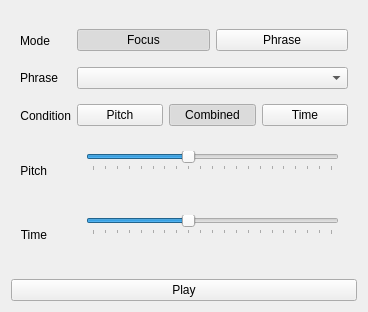
<?xml version="1.0" encoding="UTF-8"?>
<ui version="4.0">
 <class>Form</class>
 <widget class="QWidget" name="Form">
  <property name="geometry">
   <rect>
    <x>0</x>
    <y>0</y>
    <width>368</width>
    <height>312</height>
   </rect>
  </property>
  <property name="windowTitle">
   <string>MBOPP</string>
  </property>
  <layout class="QVBoxLayout" name="verticalLayout">
   <item>
    <widget class="QWidget" name="widget_2" native="true">
     <layout class="QFormLayout" name="formLayout_2">
      <item row="2" column="0">
       <widget class="QLabel" name="label">
        <property name="sizePolicy">
         <sizepolicy hsizetype="MinimumExpanding" vsizetype="MinimumExpanding">
          <horstretch>0</horstretch>
          <verstretch>0</verstretch>
         </sizepolicy>
        </property>
        <property name="text">
         <string>Phrase</string>
        </property>
        <property name="alignment">
         <set>Qt::AlignRight|Qt::AlignTrailing|Qt::AlignVCenter</set>
        </property>
       </widget>
      </item>
      <item row="2" column="1">
       <widget class="QComboBox" name="phraseSelector">
        <property name="sizePolicy">
         <sizepolicy hsizetype="MinimumExpanding" vsizetype="Fixed">
          <horstretch>0</horstretch>
          <verstretch>0</verstretch>
         </sizepolicy>
        </property>
       </widget>
      </item>
      <item row="4" column="0">
       <widget class="QLabel" name="label_2">
        <property name="sizePolicy">
         <sizepolicy hsizetype="MinimumExpanding" vsizetype="MinimumExpanding">
          <horstretch>0</horstretch>
          <verstretch>0</verstretch>
         </sizepolicy>
        </property>
        <property name="text">
         <string>Pitch</string>
        </property>
        <property name="alignment">
         <set>Qt::AlignRight|Qt::AlignTrailing|Qt::AlignVCenter</set>
        </property>
       </widget>
      </item>
      <item row="4" column="1">
       <widget class="QWidget" name="widget_3" native="true">
        <layout class="QVBoxLayout" name="verticalLayout_2">
         <item>
          <widget class="QSlider" name="pitchSlider">
           <property name="maximum">
            <number>100</number>
           </property>
           <property name="singleStep">
            <number>5</number>
           </property>
           <property name="value">
            <number>40</number>
           </property>
           <property name="orientation">
            <enum>Qt::Horizontal</enum>
           </property>
           <property name="invertedAppearance">
            <bool>false</bool>
           </property>
           <property name="tickPosition">
            <enum>QSlider::TicksBelow</enum>
           </property>
           <property name="tickInterval">
            <number>5</number>
           </property>
          </widget>
         </item>
         <item>
          <widget class="QLabel" name="pitchValueLabel">
           <property name="sizePolicy">
            <sizepolicy hsizetype="MinimumExpanding" vsizetype="Preferred">
             <horstretch>0</horstretch>
             <verstretch>0</verstretch>
            </sizepolicy>
           </property>
           <property name="text">
            <string/>
           </property>
           <property name="alignment">
            <set>Qt::AlignCenter</set>
           </property>
          </widget>
         </item>
        </layout>
       </widget>
      </item>
      <item row="5" column="0">
       <widget class="QLabel" name="label_3">
        <property name="sizePolicy">
         <sizepolicy hsizetype="MinimumExpanding" vsizetype="MinimumExpanding">
          <horstretch>0</horstretch>
          <verstretch>0</verstretch>
         </sizepolicy>
        </property>
        <property name="text">
         <string>Time</string>
        </property>
        <property name="alignment">
         <set>Qt::AlignRight|Qt::AlignTrailing|Qt::AlignVCenter</set>
        </property>
       </widget>
      </item>
      <item row="5" column="1">
       <widget class="QWidget" name="widget_4" native="true">
        <layout class="QVBoxLayout" name="verticalLayout_3">
         <item>
          <widget class="QSlider" name="timeSlider">
           <property name="maximum">
            <number>100</number>
           </property>
           <property name="singleStep">
            <number>5</number>
           </property>
           <property name="value">
            <number>40</number>
           </property>
           <property name="orientation">
            <enum>Qt::Horizontal</enum>
           </property>
           <property name="tickPosition">
            <enum>QSlider::TicksBelow</enum>
           </property>
           <property name="tickInterval">
            <number>5</number>
           </property>
          </widget>
         </item>
         <item>
          <widget class="QLabel" name="timeValueLabel">
           <property name="sizePolicy">
            <sizepolicy hsizetype="MinimumExpanding" vsizetype="Preferred">
             <horstretch>0</horstretch>
             <verstretch>0</verstretch>
            </sizepolicy>
           </property>
           <property name="text">
            <string/>
           </property>
           <property name="alignment">
            <set>Qt::AlignCenter</set>
           </property>
          </widget>
         </item>
        </layout>
       </widget>
      </item>
      <item row="0" column="1">
       <widget class="QWidget" name="widget_5" native="true">
        <property name="sizePolicy">
         <sizepolicy hsizetype="MinimumExpanding" vsizetype="Preferred">
          <horstretch>0</horstretch>
          <verstretch>0</verstretch>
         </sizepolicy>
        </property>
        <layout class="QHBoxLayout" name="horizontalLayout">
         <property name="leftMargin">
          <number>0</number>
         </property>
         <property name="topMargin">
          <number>0</number>
         </property>
         <property name="rightMargin">
          <number>0</number>
         </property>
         <property name="bottomMargin">
          <number>0</number>
         </property>
         <item>
          <widget class="QPushButton" name="focusButton">
           <property name="text">
            <string>Focus</string>
           </property>
           <property name="checkable">
            <bool>true</bool>
           </property>
           <property name="checked">
            <bool>true</bool>
           </property>
           <property name="autoExclusive">
            <bool>true</bool>
           </property>
          </widget>
         </item>
         <item>
          <widget class="QPushButton" name="phraseButton">
           <property name="text">
            <string>Phrase</string>
           </property>
           <property name="checkable">
            <bool>true</bool>
           </property>
           <property name="autoExclusive">
            <bool>true</bool>
           </property>
          </widget>
         </item>
        </layout>
       </widget>
      </item>
      <item row="3" column="1">
       <widget class="QWidget" name="widget" native="true">
        <property name="sizePolicy">
         <sizepolicy hsizetype="MinimumExpanding" vsizetype="Preferred">
          <horstretch>0</horstretch>
          <verstretch>0</verstretch>
         </sizepolicy>
        </property>
        <layout class="QHBoxLayout" name="horizontalLayout_2">
         <property name="leftMargin">
          <number>0</number>
         </property>
         <property name="topMargin">
          <number>0</number>
         </property>
         <property name="rightMargin">
          <number>0</number>
         </property>
         <property name="bottomMargin">
          <number>0</number>
         </property>
         <item>
          <widget class="QPushButton" name="pitchButton">
           <property name="text">
            <string>Pitch</string>
           </property>
           <property name="checkable">
            <bool>true</bool>
           </property>
           <property name="autoExclusive">
            <bool>true</bool>
           </property>
          </widget>
         </item>
         <item>
          <widget class="QPushButton" name="pitchAndTimeButton">
           <property name="text">
            <string>Combined</string>
           </property>
           <property name="checkable">
            <bool>true</bool>
           </property>
           <property name="checked">
            <bool>true</bool>
           </property>
           <property name="autoExclusive">
            <bool>true</bool>
           </property>
          </widget>
         </item>
         <item>
          <widget class="QPushButton" name="timeButton">
           <property name="text">
            <string>Time</string>
           </property>
           <property name="checkable">
            <bool>true</bool>
           </property>
           <property name="autoExclusive">
            <bool>true</bool>
           </property>
          </widget>
         </item>
        </layout>
       </widget>
      </item>
      <item row="3" column="0">
       <widget class="QLabel" name="label_4">
        <property name="sizePolicy">
         <sizepolicy hsizetype="MinimumExpanding" vsizetype="MinimumExpanding">
          <horstretch>0</horstretch>
          <verstretch>0</verstretch>
         </sizepolicy>
        </property>
        <property name="text">
         <string>Condition</string>
        </property>
        <property name="alignment">
         <set>Qt::AlignRight|Qt::AlignTrailing|Qt::AlignVCenter</set>
        </property>
       </widget>
      </item>
      <item row="0" column="0">
       <widget class="QLabel" name="label_5">
        <property name="sizePolicy">
         <sizepolicy hsizetype="MinimumExpanding" vsizetype="MinimumExpanding">
          <horstretch>0</horstretch>
          <verstretch>0</verstretch>
         </sizepolicy>
        </property>
        <property name="text">
         <string>Mode</string>
        </property>
        <property name="alignment">
         <set>Qt::AlignRight|Qt::AlignTrailing|Qt::AlignVCenter</set>
        </property>
       </widget>
      </item>
     </layout>
    </widget>
   </item>
   <item>
    <widget class="QPushButton" name="playButton">
     <property name="text">
      <string>Play</string>
     </property>
    </widget>
   </item>
  </layout>
 </widget>
 <resources/>
 <connections>
  <connection>
   <sender>pitchSlider</sender>
   <signal>valueChanged(int)</signal>
   <receiver>pitchValueLabel</receiver>
   <slot>setNum(int)</slot>
   <hints>
    <hint type="sourcelabel">
     <x>152</x>
     <y>159</y>
    </hint>
    <hint type="destinationlabel">
     <x>152</x>
     <y>184</y>
    </hint>
   </hints>
  </connection>
  <connection>
   <sender>timeSlider</sender>
   <signal>valueChanged(int)</signal>
   <receiver>timeValueLabel</receiver>
   <slot>setNum(int)</slot>
   <hints>
    <hint type="sourcelabel">
     <x>152</x>
     <y>221</y>
    </hint>
    <hint type="destinationlabel">
     <x>152</x>
     <y>246</y>
    </hint>
   </hints>
  </connection>
 </connections>
</ui>
